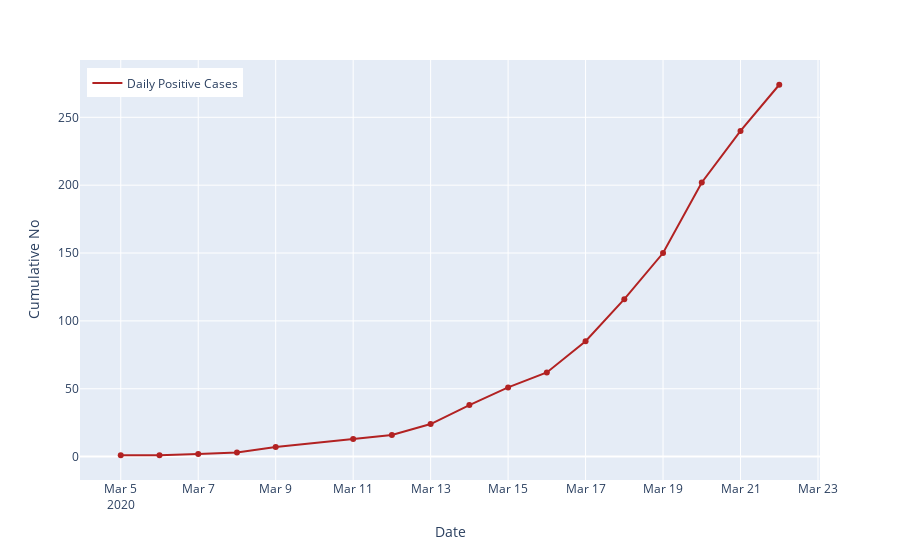

Notebook cell for this chart:
### Markdown cell above
##  Only confirmed cases over time
// TODO: Add trend line

### Code cell
df_wide_confirm = tests_confirmed_data.copy()
df_wide_confirm.reset_index(inplace=True)

df_long_confirm = pd.melt(df_wide_confirm, id_vars=['date'], value_vars=['cum_cases'])
fig_confirm = px.line(df_long_confirm, x='date', y='value', color='variable',
                     color_discrete_map={"cum_cases": "firebrick"}
                     )

fig_confirm.update_layout(
    title="",
    xaxis_title="Date",
    yaxis_title="Cumulative No",
    hovermode= 'x',
    legend=dict(x=0.01, y=.98),
    xaxis=dict(fixedrange=True),
    yaxis=dict(fixedrange=True),
)

# Point markers
fig_confirm.add_trace(go.Scatter(x=df_wide['date'], y=df_wide['cum_cases'],mode='markers', hoverinfo='skip',
                        marker=dict(color='firebrick'), showlegend = False))

fig_confirm.data[0].name = "Daily Positive Cases"

fig_confirm.data[0].hovertemplate = '%{y}'
fig_confirm.show(config = dict(displayModeBar=False))

### Figure 1 — Plotly figure (JSON) as saved in the notebook; plotly's stock layout.template omitted (floating-point values rounded to 4 significant figures)
{"data": [{"hoverlabel": {"namelength": 0}, "hovertemplate": "%{y}", "legendgroup": "variable=cum_cases", "line": {"color": "firebrick", "dash": "solid"}, "mode": "lines", "name": "Daily Positive Cases", "showlegend": true, "type": "scatter", "x": ["2020-03-05T00:00:00", "2020-03-06T00:00:00", "2020-03-07T00:00:00", "2020-03-08T00:00:00", "2020-03-09T00:00:00", "2020-03-11T00:00:00", "2020-03-12T00:00:00", "2020-03-13T00:00:00", "2020-03-14T00:00:00", "2020-03-15T00:00:00", "2020-03-16T00:00:00", "2020-03-17T00:00:00", "2020-03-18T00:00:00", "2020-03-19T00:00:00", "2020-03-20T00:00:00", "2020-03-21T00:00:00", "2020-03-22T00:00:00"], "xaxis": "x", "y": [1, 1, 2, 3, 7, 13, 16, 24, 38, 51, 62, 85, 116, 150, 202, 240, 274], "yaxis": "y"}, {"hoverinfo": "skip", "marker": {"color": "firebrick"}, "mode": "markers", "showlegend": false, "type": "scatter", "x": ["2020-03-05T00:00:00", "2020-03-06T00:00:00", "2020-03-07T00:00:00", "2020-03-08T00:00:00", "2020-03-09T00:00:00", "2020-03-11T00:00:00", "2020-03-12T00:00:00", "2020-03-13T00:00:00", "2020-03-14T00:00:00", "2020-03-15T00:00:00", "2020-03-16T00:00:00", "2020-03-17T00:00:00", "2020-03-18T00:00:00", "2020-03-19T00:00:00", "2020-03-20T00:00:00", "2020-03-21T00:00:00", "2020-03-22T00:00:00"], "y": [1, 1, 2, 3, 7, 13, 16, 24, 38, 51, 62, 85, 116, 150, 202, 240, 274]}], "layout": {"hovermode": "x", "legend": {"tracegroupgap": 0, "x": 0.01, "y": 0.98}, "margin": {"t": 60}, "title": {"text": ""}, "xaxis": {"anchor": "y", "domain": [0, 1], "fixedrange": true, "title": {"text": "Date"}}, "yaxis": {"anchor": "x", "domain": [0, 1], "fixedrange": true, "title": {"text": "Cumulative No"}}}}
